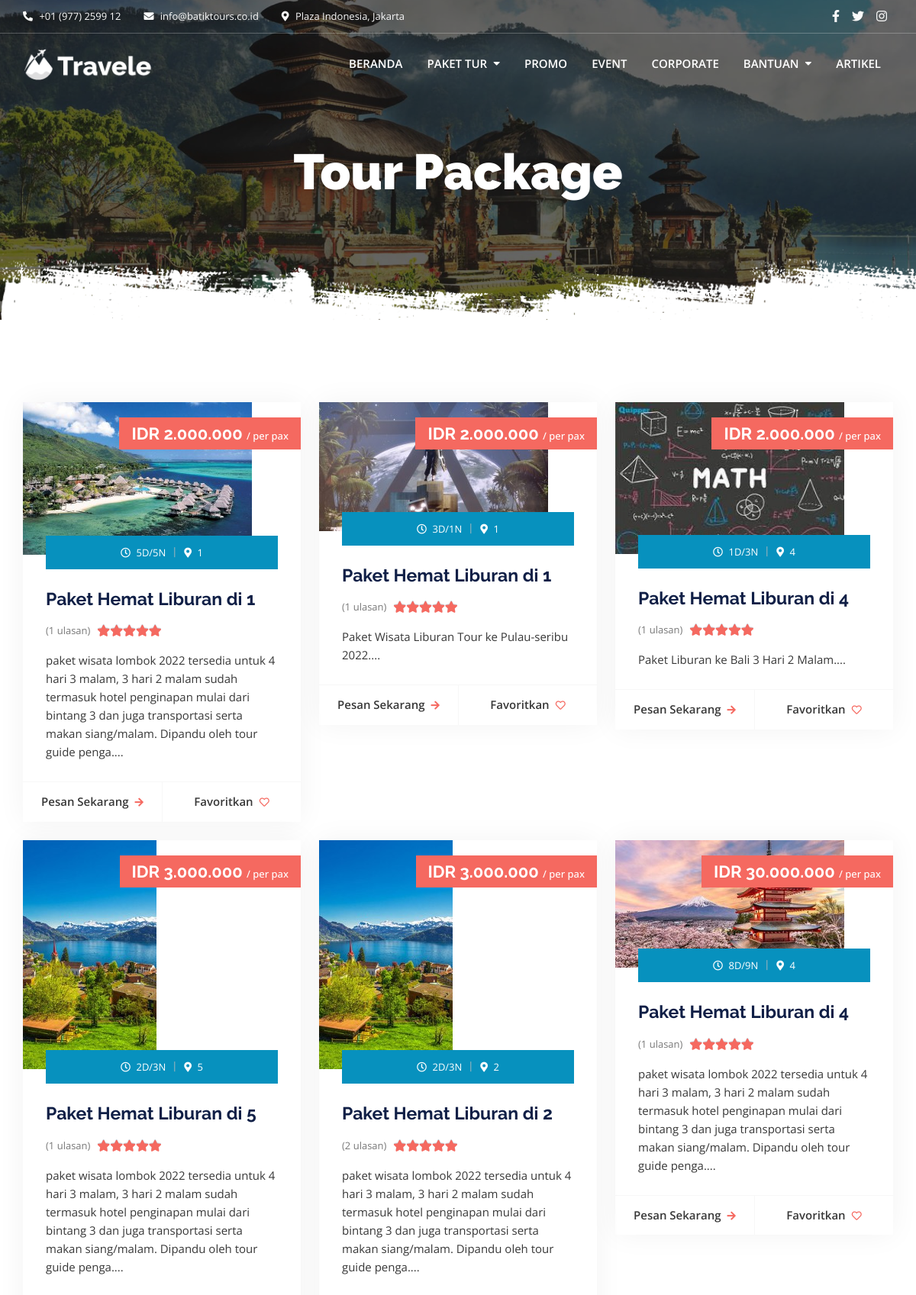
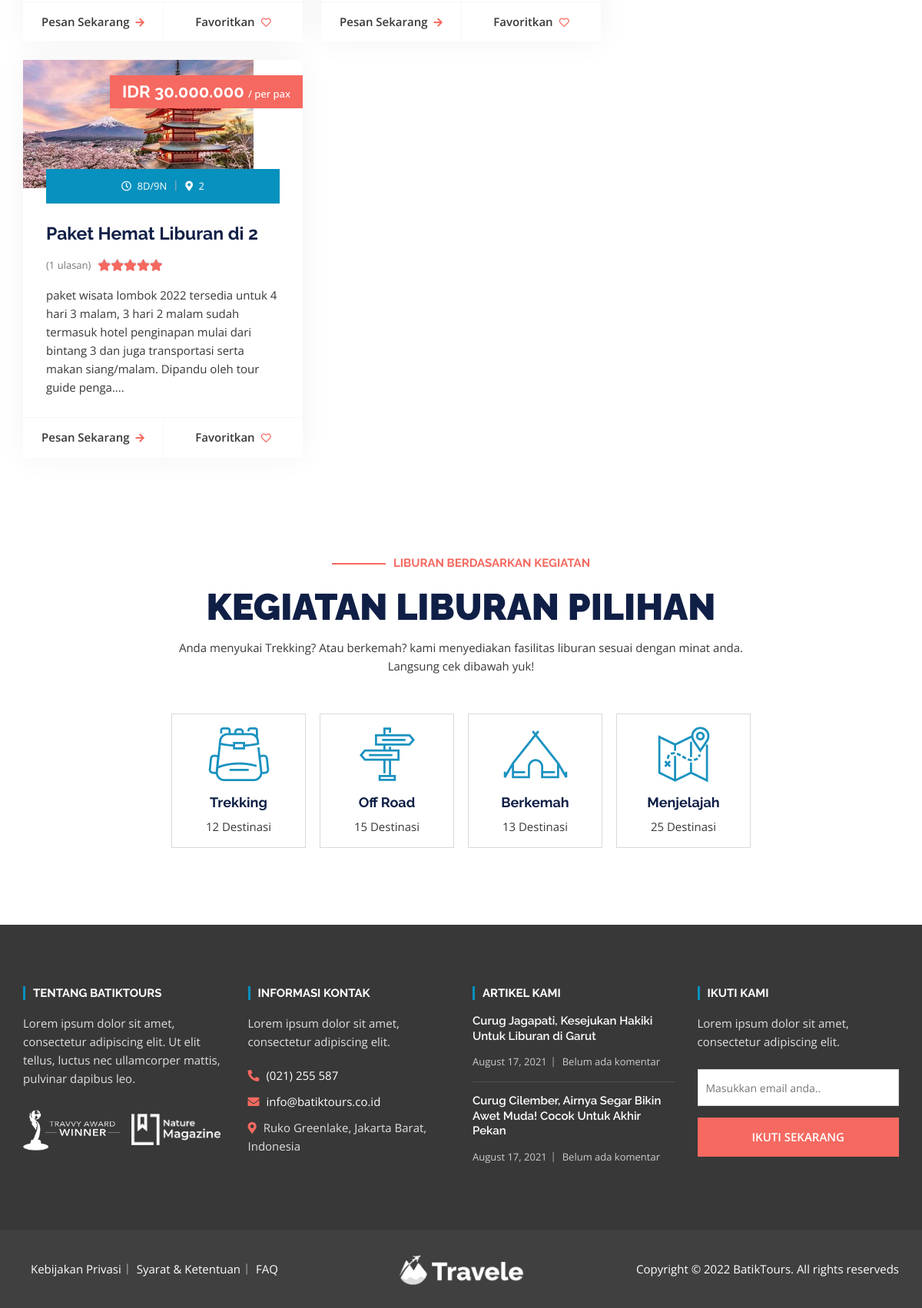
The page /index.php/user/searching on the database its author committed (2 pictures, top to bottom).
### tables this page shows
CREATE TABLE `package` (
  `id_package` int(11) NOT NULL,
  `package_category_id` int(11) NOT NULL,
  `package_name` varchar(255) NOT NULL,
  `sub_package_name` varchar(255) NOT NULL,
  `slug` varchar(255) NOT NULL,
  `price` int(11) NOT NULL,
  `promo` int(11) NOT NULL,
  `discount` int(11) NOT NULL,
  `star` int(11) NOT NULL,
  `photo` varchar(255) NOT NULL,
  `description` text NOT NULL,
  `itinerary` text NOT NULL,
  `reviews` text NOT NULL,
  `location` varchar(255) NOT NULL,
  `country` int(11) NOT NULL,
  `province` int(11) NOT NULL,
  `cities` varchar(255) NOT NULL,
  `pax` int(11) NOT NULL,
  `day` int(11) NOT NULL,
  `night` int(11) NOT NULL,
  `family` varchar(255) NOT NULL,
  `date` date NOT NULL,
  `post_status` varchar(255) NOT NULL,
  `package_status` int(3) NOT NULL,
  `post_by` varchar(255) NOT NULL,
  `origin` varchar(255) NOT NULL,
  `thumbnail` varchar(255) NOT NULL
);

### application/controllers/User.php (called while the page is built, shortened)
<?php
class User extends CI_Controller {
	public function __construct() {
  		$this->load->helper(array('form', 'url','file'));
			$this->load->library('session');
	}
	public function searching() {
		$this->load->model('User_model','package');
		$t['search'] = $this->package->searchs();
		$a['header'] =  $this->load->view('layout/header_frontend',null, true);
		$a['footer'] =  $this->load->view('layout/footer_frontend',null, true);
		$a['content'] =  $this->load->view('home/search',$t, true);
		$page = $this->load->view('layout/layout_frontend',$a);
		return $page;
	}
}

### index.php (called while the page is built, shortened)
<?php
require_once BASEPATH.'core/CodeIgniter.php';

### application/models/User_model.php (called while the page is built, shortened)
<?php
class User_model extends CI_Model {
public function searchs()
{
	$post = $this->input->post('cari');
	$sql = $this->db->query("select * from package where package_name LIKE '%".$post."%' ")->result_array();
	return $sql;
}
} ?>

### application/views/home/search.php (the view)
<?php include APPPATH."views/layout/menu_user.php" ; ?>
<main id="content" class="site-main">
    <section class="inner-banner-wrap">
        <div class="inner-baner-container"
            style="background-image: url(<?= base_url()?>assets/frontend/assets/images/domestik-header.jpg);">
            <div class="container">
                <div class="inner-banner-content">
                    <h1 class="inner-title"> Tour Package </h1>
                </div>
            </div>
        </div>
        <div class="inner-shape"></div>
    </section>
    <div class="package-section">
        <div class="container">
            <div class="package-inner">
                <div class="row">
                    <?php for($i=0;$i<count($search);$i++){ ?>
                    <div class="col-lg-4 col-md-6">
                        <div class="package-wrap">
                            <figure class="feature-image">
                                <a href="<?= base_url('detail-package/'.$search[$i]['slug'])?>">
                                    <img src="<?= $search[$i]['photo']?>" alt="">
                                </a>
                            </figure>
                            <div class="package-price">
                                <h6>
                                    <span>IDR <?= number_format($search[$i]['price'],0,',','.')?> </span> / per pax
                                </h6>
                            </div>
                            <div class="package-content-wrap">
                                <div class="package-meta text-center">
                                    <ul>
                                        <li>
                                            <i class="far fa-clock"></i>
                                            <?= $search[$i]['day']?>D/<?= $search[$i]['night']?>N
                                        </li>
                                        <li>
                                            <i class="fas fa-map-marker-alt"></i>
                                            <?= $search[$i]['cities']?>
                                        </li>
                                    </ul>
                                </div>
                                <div class="package-content">
                                    <h3>
                                        <a href="<?= base_url('detail-package/'.$search[$i]['slug'])?>">Paket Hemat Liburan di <?= $search[$i]['cities']?></a>
                                    </h3>
                                    <div class="review-area">
                                        <span class="review-text">(<?= $search[$i]['star']?> ulasan)</span>
                                        <div class="rating-start" title="Rated 5 out of 5">
                                            <span style="width: 100%"></span>
                                        </div>
                                    </div>
                                    <p><?= substr($search[$i]['description'],0,200)?>....</p>
                                    <div class="btn-wrap">
                                        <a href="<?= base_url('detail-package/'.$search[$i]['slug'])?>" class="button-text width-6">Pesan Sekarang<i
                                                class="fas fa-arrow-right"></i></a>
                                        <a href="#" class="button-text width-6">Favoritkan<i
                                                class="far fa-heart"></i></a>
                                    </div>
                                </div>
                            </div>
                        </div>
                    </div>
                    <?php } ?>
                </div>
            </div>
        </div>
    </div>
    <section class="activity-section">
        <div class="container">
            <div class="section-heading text-center">
                <div class="row">
                    <div class="col-lg-8 offset-lg-2">
                        <h5 class="dash-style">LIBURAN BERDASARKAN KEGIATAN</h5>
                        <h2>KEGIATAN LIBURAN PILIHAN</h2>
                        <p>Anda menyukai Trekking? Atau berkemah? kami menyediakan fasilitas liburan sesuai dengan minat
                            anda. Langsung cek dibawah yuk!</p>
                    </div>
                </div>
            </div>
            <div class="activity-inner row">
                <div class="col-lg-2 col-md-4 col-sm-6">
                </div>
                <div class="col-lg-2 col-md-4 col-sm-6">
                    <div class="activity-item">
                        <div class="activity-icon">
                            <a href="#">
                                <img src="<?= base_url()?>assets/frontend/assets/images/icon10.png" alt="">
                            </a>
                        </div>
                        <div class="activity-content">
                            <h4>
                                <a href="#">Trekking</a>
                            </h4>
                            <p>12 Destinasi</p>
                        </div>
                    </div>
                </div>
                <div class="col-lg-2 col-md-4 col-sm-6">
                    <div class="activity-item">
                        <div class="activity-icon">
                            <a href="#">
                                <img src="<?= base_url()?>assets/frontend/assets/images/icon8.png" alt="">
                            </a>
                        </div>
                        <div class="activity-content">
                            <h4>
                                <a href="#">Off Road</a>
                            </h4>
                            <p>15 Destinasi</p>
                        </div>
                    </div>
                </div>
                <div class="col-lg-2 col-md-4 col-sm-6">
                    <div class="activity-item">
                        <div class="activity-icon">
                            <a href="#">
                                <img src="<?= base_url()?>assets/frontend/assets/images/icon7.png" alt="">
                            </a>
                        </div>
                        <div class="activity-content">
                            <h4>
                                <a href="#">Berkemah</a>
                            </h4>
                            <p>13 Destinasi</p>
                        </div>
                    </div>
                </div>
                <div class="col-lg-2 col-md-4 col-sm-6">
                    <div class="activity-item">
                        <div class="activity-icon">
                            <a href="#">
                                <img src="<?= base_url()?>assets/frontend/assets/images/icon11.png" alt="">
                            </a>
                        </div>
                        <div class="activity-content">
                            <h4>
                                <a href="#">Menjelajah</a>
                            </h4>
                            <p>25 Destinasi</p>
                        </div>
                    </div>
                </div>
            </div>
        </div>
    </section>
</main>

### rows shown on the page
package: photo (picture), price "2.000.000", day "5", night "5", cities "1", star "1", description "paket wisata lombok 2022 tersedia untuk 4 hari 3 malam, 3 hari 2 malam sudah termasuk hotel penginapan mulai dari bintang 3 dan juga transportasi serta makan siang/malam. Dipandu oleh tour guide penga"
package: photo (picture), price "2.000.000", day "3", night "1", cities "1", star "1", description "Paket Wisata Liburan Tour ke Pulau-seribu 2022"
package: photo (picture), price "2.000.000", day "1", night "3", cities "4", star "1", description "Paket Liburan ke Bali 3 Hari 2 Malam"
package: photo (picture), price "3.000.000", day "2", night "3", cities "5", star "1", description "paket wisata lombok 2022 tersedia untuk 4 hari 3 malam, 3 hari 2 malam sudah termasuk hotel penginapan mulai dari bintang 3 dan juga transportasi serta makan siang/malam. Dipandu oleh tour guide penga"
package: photo (picture), price "3.000.000", day "2", night "3", cities "2", star "2", description "paket wisata lombok 2022 tersedia untuk 4 hari 3 malam, 3 hari 2 malam sudah termasuk hotel penginapan mulai dari bintang 3 dan juga transportasi serta makan siang/malam. Dipandu oleh tour guide penga"
package: photo (picture), price "30.000.000", day "8", night "9", cities "4", star "1", description "paket wisata lombok 2022 tersedia untuk 4 hari 3 malam, 3 hari 2 malam sudah termasuk hotel penginapan mulai dari bintang 3 dan juga transportasi serta makan siang/malam. Dipandu oleh tour guide penga"
package: photo (picture), price "30.000.000", day "8", night "9", cities "2", star "1", description "paket wisata lombok 2022 tersedia untuk 4 hari 3 malam, 3 hari 2 malam sudah termasuk hotel penginapan mulai dari bintang 3 dan juga transportasi serta makan siang/malam. Dipandu oleh tour guide penga"
